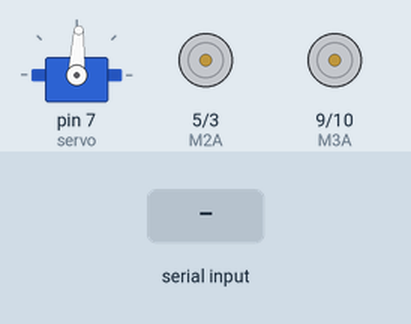
Recording of a sketch running on a simulated Arduino Uno, built with avr-gcc and run on an emulated ATmega328P. Parts: servo, motor-driver pin pairs drawn as motors (green arrow = first pin HIGH = forward, orange = second pin HIGH = backward, longer = more drive). Inputs (shaded band) come from the test bench.

Above: at 1.2 s.
1.3 s: "F" received over the second serial link
At 2.5 s:
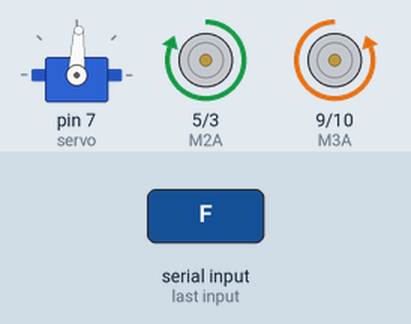
2.8 s: "B" received over the second serial link
At 3.7 s:
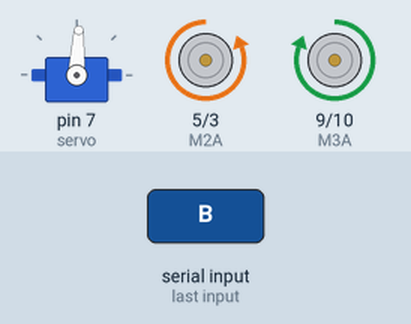
4.3 s: "L" received over the second serial link
At 4.8 s:
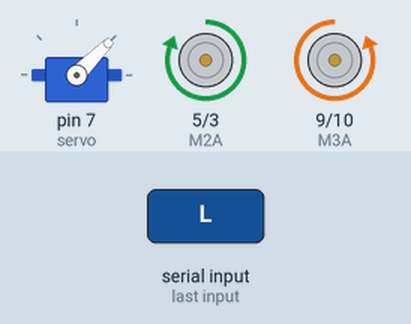
5.8 s: "R" received over the second serial link
At 7.0 s:
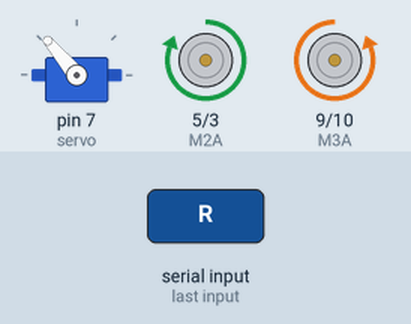
7.3 s: "G" received over the second serial link
At 8.3 s:
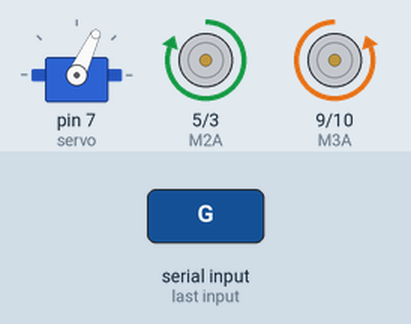
8.8 s: "I" received over the second serial link
At 9.4 s:
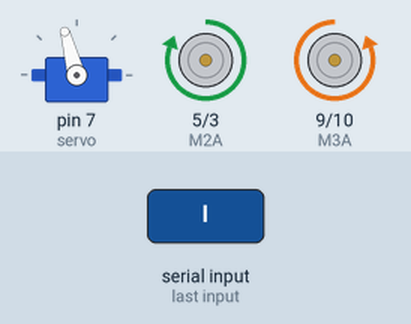
Timing chart, 0 to 11.3 s (numbered marks = the images above; inputs shaded):
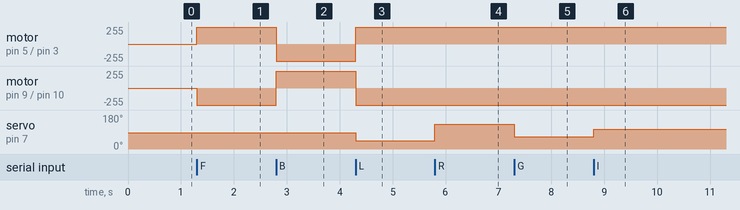

Measured:
- after the input at 1.3 s, motor on pin 5 (M2A) / pin 3 (M2B): stopped → forward 255/255 at once; motor on pin 9 (M3A) / pin 10 (M3B): stopped → backward 255/255 at once
- after the input at 2.8 s, motor on pin 5 (M2A) / pin 3 (M2B): forward 255/255 → backward 255/255 at once; motor on pin 9 (M3A) / pin 10 (M3B): backward 255/255 → forward 255/255 at once
- after the input at 4.3 s, motor on pin 5 (M2A) / pin 3 (M2B): backward 255/255 → forward 255/255 at once; motor on pin 9 (M3A) / pin 10 (M3B): forward 255/255 → backward 255/255 at once; servo on pin 7 (servo): 87° → 45° at once
- after the input at 5.8 s, servo on pin 7 (servo): 45° → 130° at once
- after the input at 7.3 s, servo on pin 7 (servo): 130° → 65° at once
- after the input at 8.8 s, servo on pin 7 (servo): 65° → 105° at once

The sketch:

simplcokRCcar-sboard2-servo_OK.ino
```cpp
#include <SoftwareSerial.h>
#include<Servo.h> //Servo 라이브러리를 추가
Servo servo;      //Servo 클래스로 servo객체 생성

SoftwareSerial BT(2, 4);
//모터 핀 번호

#define M2A  5
#define M2B  3
#define M3A  9
#define M3B  10


char character;
int count = 1;

void setup() {
  Serial.begin(9600);

  servo.attach(7);

  BT.begin(9600);

  pinMode(M2A, OUTPUT);
  pinMode(M2B, OUTPUT);
  pinMode(M3A, OUTPUT);
  pinMode(M3B, OUTPUT);
//모터4개와 블루투스 세팅

  servo.write(87);
}

void loop() {
  while(BT.available()) {
    character = BT.read(); //블루투스 통신을 통해 메시지를 받아서 변수에 저장


    switch(character){  //받은 변수에 따라 동작
      case 'F':
      Forward(255);
      break;

      case 'B':
      Back(255);
      break;

      case 'L':
      Left(255);
      break;

      case 'R':
      Right(255);
      break;

      case 'G':
      F_Left(255);
      break;

      case 'I':
      F_Right(255);
      break;

      case 'J':
      B_Left(255);
      break;

      case 'H':
      B_Right(255);
      break;

      case 'S':
      Stop();
    }
  }
}

//spd는 속도를 나타냄. 최소 0, 최대 255
void Forward(int spd) {
  servo.write(87);
  analogWrite(M2A, spd);
  analogWrite(M2B, 0);
  analogWrite(M3A, 0);
  analogWrite(M3B, spd);
//앞으로 전진
  }

void Back (int spd){
  servo.write(87);
  analogWrite(M2A, 0);
  analogWrite(M2B, spd);
  analogWrite(M3A, spd);
  analogWrite(M3B, 0);
//뒤로 후진
}

void F_Right(int spd) {

  servo.write(105);
  analogWrite(M2A, spd);
  analogWrite(M2B, 0);
  analogWrite(M3A, 0);
  analogWrite(M3B, spd);
//우회전(전진하면서)
}

void F_Left(int spd) {
  servo.write(65);
  analogWrite(M2A, spd);
  analogWrite(M2B, 0);
  analogWrite(M3A, 0);
  analogWrite(M3B, spd);
//좌회전(전진하면서)
}


void Left(int spd) {
  servo.write(45);
  analogWrite(M2A, spd);
  analogWrite(M2B, 0);
  analogWrite(M3A, 0);
  analogWrite(M3B, spd);
//좌로 회전
}

void Right(int spd) {
  servo.write(130);
  analogWrite(M2A, spd);
  analogWrite(M2B, 0);
  analogWrite(M3A, 0);
  analogWrite(M3B, spd);
//우로 회전
}

void B_Left(int spd){
  servo.write(52);
  analogWrite(M2A, 0);
  analogWrite(M2B, spd);
  analogWrite(M3A, spd);
  analogWrite(M3B, 0);
//좌후진(후진하면서)
}

void B_Right(int spd){
  servo.write(125);
  analogWrite(M2A, 0);
  analogWrite(M2B, spd);
  analogWrite(M3A, spd);
  analogWrite(M3B, 0);
//우후진(후진하면서)
}

void Stop() {
  analogWrite(M2A, 0);
  analogWrite(M2B, 0);
  analogWrite(M3A, 0);
  analogWrite(M3B, 0);
//정지
}
```
